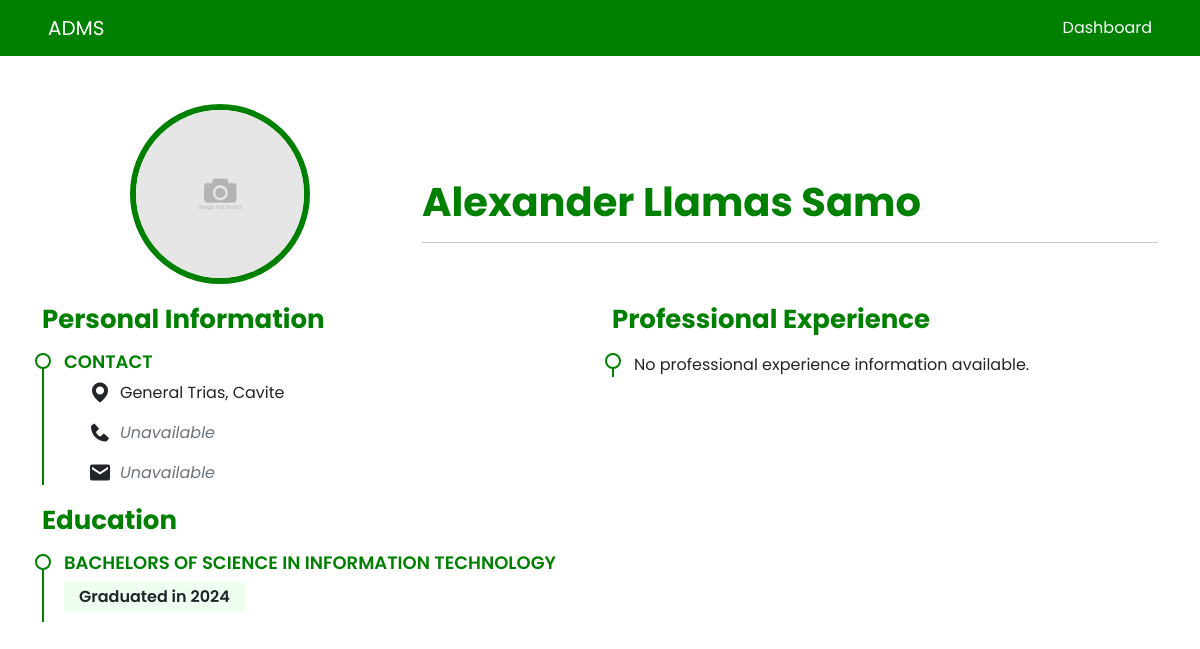
Screenshot of /admin/profile.php?student_number=202011111 with the database file from the repository.
### tables this page shows
CREATE TABLE `alumni` (
  `alumni_id` int(11) NOT NULL,
  `user_id` int(11) DEFAULT NULL,
  `student_number` varchar(9) DEFAULT NULL,
  `img` varchar(100) DEFAULT NULL,
  `fname` varchar(100) NOT NULL,
  `mname` varchar(100) DEFAULT NULL,
  `lname` varchar(100) NOT NULL,
  `gender` enum('Male','Female','Other') NOT NULL,
  `civil_status` enum('Single','Married','Divorced','Widowed','Other') NOT NULL,
  `birthday` date NOT NULL,
  `address_` text NOT NULL,
  `contact_no` varchar(13) DEFAULT NULL,
  `email` varchar(100) DEFAULT NULL,
  `approved` varchar(8) DEFAULT NULL,
  `archive` varchar(10) DEFAULT NULL,
  `archive_expiry` timestamp NULL DEFAULT NULL
);

CREATE TABLE `alumni_program` (
  `alumni_program_id` int(11) NOT NULL,
  `alumni_id` int(11) NOT NULL,
  `coll_dept` varchar(10) NOT NULL,
  `coll_course` varchar(10) NOT NULL,
  `batch` int(11) NOT NULL
);

CREATE TABLE `courses` (
  `course_id` int(11) NOT NULL,
  `department_id` int(11) NOT NULL,
  `course_code` varchar(10) NOT NULL,
  `course_name` varchar(100) NOT NULL
);

### admin/profile.php (the view, shortened to what this page needs)
<?php
include '../connectDB.php';
if(isset($_GET['student_number'])) {
    $studentNumber = $_GET['student_number'];
    $alumniQuery = "SELECT * FROM alumni WHERE student_number = ?";
    $alumniStmt = mysqli_prepare($conn, $alumniQuery);
    if ($alumniStmt) {
        mysqli_stmt_bind_param($alumniStmt, "s", $studentNumber);
        mysqli_stmt_execute($alumniStmt);
        $alumniResult = mysqli_stmt_get_result($alumniStmt);
        $alumniData = mysqli_fetch_assoc($alumniResult);
        $fullName = $alumniData['fname'] . ' ' . $alumniData['mname']. ' ' . $alumniData['lname'];
    }
    $programQuery = "SELECT alumni_program.*, courses.course_name
                 FROM alumni_program
                 INNER JOIN courses ON alumni_program.coll_course = courses.course_code
                 WHERE alumni_program.alumni_id = ?";
    $programStmt = mysqli_prepare($conn, $programQuery);
    if ($programStmt && isset($alumniData['alumni_id'])) {
        mysqli_stmt_bind_param($programStmt, "i", $alumniData['alumni_id']);
        mysqli_stmt_execute($programStmt);
        $programResult = mysqli_stmt_get_result($programStmt);
        $programData = mysqli_fetch_assoc($programResult);
    }
}
?>
<!DOCTYPE html>
<html lang="en">
<head>
    <link rel="stylesheet" href="../bootstrap/bs.css">
    <link href="https://cdn.jsdelivr.net/gh/hung1001/font-awesome-pro@4cac1a6/css/all.css" rel="stylesheet" />
    <link href='https://unpkg.com/boxicons@2.1.4/css/boxicons.min.css' rel='stylesheet'>
    <link href='../assets/alumniProfile.css' rel='stylesheet'>
</head>
<body class="vh-100">
    <nav class="navbar navbar-expand-lg" data-bs-theme="dark">
        <div class="container-fluid d-flex justify-content-between px-md-5" id="nav">
            <a class="navbar-brand" href="../dashboard.php">ADMS</a>
            <a class="nav-item nav-link text-light" href="alumni-directory.php">Dashboard</a>
        </div>
    </nav>
    <section id="resume" class="resume">
        <div class="container m-5 mx-auto">
            <div class="">
                <div class="row d-lg-flex d-block align-items-center">
                    <div class="col-lg-4 col-12">
                        <?php
                            if (!empty($alumniData['img'])) {
                        ?>
                        <div class="text-center">
                            <img src="../img/alumni/<?php echo $alumniData['img']; ?>" alt="Profile Pic"
                                class="rounded-circle object-fit-cover mb-3 mb-lg-0" width="180" height="180">
                        </div>
                        <?php
                            } else {
                        ?>
                        <div class="text-center">
                            <img src="../img/alumni/no-image.png" alt="Profile Pic"
                                class="rounded-circle object-fit-cover mb-3 mb-lg-0" width="180" height="180">
                        </div>
                        <?php
                            }
                        ?>
                    </div>
                    <div class="col-lg-8 col-12">
                        <div class="w-100 text-center text-lg-start">
                            <h1 class="mt-lg-5 mb-0 fw-bolder fname">
                                <?php echo $fullName;  ?>
                            </h1>
                            <hr>
                        </div>
                    </div>
                </div>
            </div>
            <div class="row">
                <div class="col-lg-6 ms-3 ms-lg-0" data-aos="fade-up">
                    <h3 class="resume-title">Personal Information</h3>
                    <div class="resume-item pb-0">
                        <h4>CONTACT</h4>
                        <div class="ms-4">
                            <p class="d-flex align-items-center">
                                <i class='bx bxs-map fs-4 me-2'></i><span>
                                    <?php echo $alumniData['address_'] ?? '<em class="text-secondary">Unavailable</em>'; ?>
                                </span>
                            </p>
                            <p class="d-flex align-items-center">
                                <i class='bx bxs-phone fs-4 me-2'></i><span>
                                    <?php echo $alumniData['contact_no'] ?? '<em class="text-secondary">Unavailable</em>'; ?>
                            </p>
                            <p class="d-flex align-items-center">
                                <i class='bx bxs-envelope fs-4 me-2'></i><span>
                                    <?php echo $alumniData['email'] ?? '<em class="text-secondary">Unavailable</em>'; ?>
                                </span>
                            </p>
                        </div>
                    </div>
                    <h3 class="resume-title">Education</h3>
                    <div class="resume-item">
                        <h4><?php echo $programData['course_name']; ?></h4>
                        <h5>Graduated in <?php echo $programData['batch']; ?></h5>
                    </div>
                </div>
                <div class="col-lg-6 ms-3 ms-lg-0" data-aos="fade-up" data-aos-delay="100">
                    <h3 class="resume-title">Professional Experience</h3>
                    <?php
                        $workHistoryQuery = "SELECT * FROM workHistory WHERE user_id = ? ORDER BY workEnd DESC";
                        $workHistoryStmt = mysqli_prepare($conn, $workHistoryQuery);
                        if ($workHistoryStmt && isset($alumniData['user_id'])) {
                            mysqli_stmt_bind_param($workHistoryStmt, "i", $alumniData['user_id']);
                            mysqli_stmt_execute($workHistoryStmt);
                            $workHistoryResult = mysqli_stmt_get_result($workHistoryStmt);
                            if (mysqli_num_rows($workHistoryResult) > 0) {
                                while ($row = mysqli_fetch_assoc($workHistoryResult)) {
                                    echo '<div class="resume-item">';
                                    echo '<h4>' . $row['position'] . '</h4>';
                                    $formattedWorkStart = date('Y M', strtotime($row['workStart']));
                                    $formattedWorkEnd = ($row['workEnd'] == 'Present') ? 'Present' : date('Y M', strtotime($row['workEnd']));
                                    echo '<h5>' . $formattedWorkStart . ' - ' . $formattedWorkEnd . '</h5>';
                                    echo '<p><em>' . $row['company'] . '</em></p>';
                                    echo '</div>';
                                }
                            } else {
                                echo '<p>No professional experience information available.</p>';
                            }
                            mysqli_stmt_close($workHistoryStmt);
                        } else {
                            echo '<div class="resume-item">';
                            echo '<p>No professional experience information available.</p>';
                            echo '</div>';
                        }
                        ?>
                </div>
            </div>
        </div>
    </section>
</body>
</html>

### assets/alumniProfile.css (style rules this page uses)
* { font-family: "Poppins", sans-serif; }
nav { background: #008000; }
#nav a { transition: all 0.5s ease; }
img { border: 6px solid #008000; }
.bx { font-size: 15rem; }
.resume .resume-title { font-size: 26px; font-weight: 700; margin-top: 20px; margin-bottom: 20px; color: #008000; }
.resume .resume-item { padding: 0 0 20px 20px; margin-top: -2px; border-left: 2px solid #008000; position: relative; }
.resume .resume-item h4 { line-height: 18px; font-size: 18px; font-weight: 600; text-transform: uppercase; font-family: "Poppins", sans-serif; color: #008000; margin-bottom: 10px; }
.resume .resume-item h5 { font-size: 16px; background: #eefff2; padding: 5px 15px; display: inline-block; font-weight: 600; margin-bottom: 10px; }
.resume .resume-item:last-child { padding-bottom: 0; }
.resume .resume-item::before { content: ""; position: absolute; width: 16px; height: 16px; border-radius: 50px; left: -9px; top: 0; background: #fff; border: 2px solid #008000; }
.fname, .work { color: #008000; }

### rows the page displays
alumni: fullName "Alexander Llamas Samo", address_ "General Trias, Cavite", contact_no "Unavailable", email "Unavailable"
alumni_program: courses.course_name "BACHELORS OF SCIENCE IN INFORMATION TECHNOLOGY", batch "2024"
